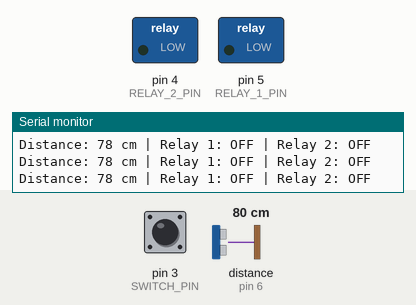
This sketch was run on a simulated Arduino Uno, built with avr-gcc and run on an emulated ATmega328P. Parts: switched loads named in the sketch (green lamp = pin HIGH), the last lines printed to the serial monitor. Wiring (inferred from the names in the program): ultrasonic range finder: trigger pin 7; echo pin 6. Inputs (shaded band) come from the test bench; at power-on: distance to the obstacle (sensor on pin 6) 80 cm, pin 3 (SWITCH_PIN) HIGH. The echo pulse lasts 58.3 µs per cm; pins used as bus, display or sensor lines are not drawn.

Above: at 1.2 s.
1.3 s: distance to the obstacle (sensor on pin 6) set to 13 cm
2.8 s: distance to the obstacle (sensor on pin 6) set to 10 cm
At 3.1 s:
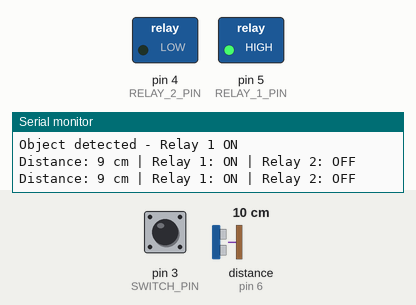
4.3 s: pin 3 (SWITCH_PIN) pulled LOW for 0.15 s
At 5.5 s:
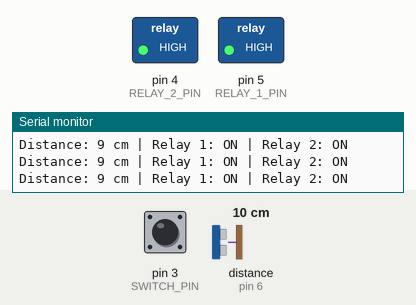
7.4 s: pin 3 (SWITCH_PIN) driven LOW
At 9.4 s:
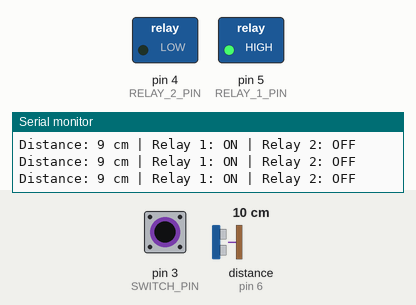
Timing chart, 0 to 10.9 s (numbered marks = the images above; inputs shaded):
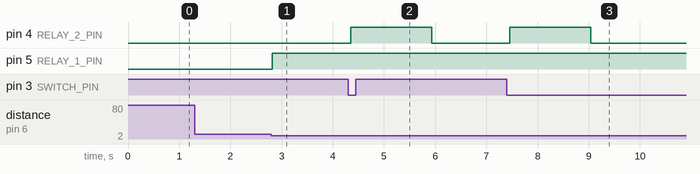

The sketch:

ultrasonic_relay_control.ino
```cpp
/*
 * ============================================================================
 * ULTRASONIC SENSOR + DUAL RELAY CONTROL
 * ============================================================================
 * This sketch controls:
 * 1. Relay 1 that activates for 5 seconds when ultrasonic sensor detects object
 * 2. Relay 2 that activates for a set duration when button is pressed
 * ============================================================================
 */

// ============================================================================
// WIRING CONFIGURATION
// ============================================================================
/*
 * SHARED 5V POWER SUPPLY CONFIGURATION:
 *
 * Power Supply Connections:
 *   - 5V+ → Sensor VCC, Relay Modules VCC
 *   - GND → Sensor GND, Relay Modules GND, Arduino GND
 *
 * CRITICAL: Arduino GND MUST be connected to Power Supply GND for common reference!
 *
 * Signal Connections to Arduino:
 *
 *   Ultrasonic Sensor:
 *     - Trig → Arduino Pin 7
 *     - Echo → Arduino Pin 6
 *
 *   Relay 1 (Ultrasonic triggered):
 *     - Signal → Arduino Pin 5
 *
 *   Relay 2 (Button triggered):
 *     - Signal → Arduino Pin 4
 *
 *   Push Button Switch:
 *     - One side → Arduino Pin 3
 *     - Other side → GND (using internal pullup resistor)
 *
 * Power Supply Requirements:
 *   - Voltage: 5V DC (do not exceed 5.5V)
 *   - Current: Minimum 1A recommended
 *     * HC-SR04 sensor: ~15mA
 *     * Relay module: ~70-80mA when active (x2 = ~160mA)
 *     * Total: ~200mA (1A supply provides good headroom)
 */

// ============================================================================
// ULTRASONIC SENSOR CONFIGURATION
// ============================================================================
#define TRIG_PIN 7
#define ECHO_PIN 6

#define DISTANCE_THRESHOLD 10  // Distance in centimeters to trigger relay

// ============================================================================
// RELAY 1 CONFIGURATION (Ultrasonic triggered)
// ============================================================================
#define RELAY_1_PIN 5
#define RELAY_1_ON_TIME 5000  // Duration in milliseconds (5 seconds)

// ============================================================================
// RELAY 2 CONFIGURATION (Button triggered)
// ============================================================================
#define SWITCH_PIN 3
#define RELAY_2_PIN 4
#define RELAY_2_ON_TIME 1500  // Duration in milliseconds (1.5 seconds)

// ============================================================================
// GLOBAL VARIABLES
// ============================================================================
// Button state tracking for relay 2 control
bool lastButtonState = HIGH;
bool currentButtonState = HIGH;

// Relay 1 state tracking (ultrasonic triggered)
unsigned long relay1OnStartTime = 0;
bool relay1Active = false;

// Relay 2 state tracking (button triggered)
unsigned long relay2OnStartTime = 0;
bool relay2Active = false;

// ============================================================================
// SETUP - Runs once at startup
// ============================================================================
void setup() {
  // Initialize Serial for debugging
  Serial.begin(9600);

  // ---- Ultrasonic Sensor Setup ----
  pinMode(TRIG_PIN, OUTPUT);
  pinMode(ECHO_PIN, INPUT);

  // ---- Relay 1 Setup (Ultrasonic triggered) ----
  pinMode(RELAY_1_PIN, OUTPUT);
  digitalWrite(RELAY_1_PIN, LOW);  // Ensure relay starts OFF

  // ---- Relay 2 Setup (Button triggered) ----
  pinMode(SWITCH_PIN, INPUT_PULLUP);  // Button with internal pullup
  pinMode(RELAY_2_PIN, OUTPUT);
  digitalWrite(RELAY_2_PIN, LOW);     // Ensure relay starts OFF

  Serial.println("System initialized - both relays OFF");
}

// ============================================================================
// MAIN LOOP - Runs continuously
// ============================================================================
void loop() {
  // ---- Handle Ultrasonic Sensor and Relay 1 Control ----
  long distance = getDistance(TRIG_PIN, ECHO_PIN);

  // Debug output for sensor readings
  Serial.print("Distance: ");
  Serial.print(distance);
  Serial.print(" cm | Relay 1: ");
  Serial.print(relay1Active ? "ON" : "OFF");
  Serial.print(" | Relay 2: ");
  Serial.println(relay2Active ? "ON" : "OFF");

  // Check if sensor detects object within threshold
  if (distance <= DISTANCE_THRESHOLD) {
    // Object detected - activate relay 1 and start/reset timer
    if (!relay1Active) {
      digitalWrite(RELAY_1_PIN, HIGH);  // Turn relay ON
      relay1Active = true;
      relay1OnStartTime = millis();
      Serial.println("Object detected - Relay 1 ON");
    } else {
      // Already active, reset the timer (extends duration)
      relay1OnStartTime = millis();
    }
  }

  // Check if relay 1 duration has expired
  if (relay1Active && (millis() - relay1OnStartTime >= RELAY_1_ON_TIME)) {
    digitalWrite(RELAY_1_PIN, LOW);  // Turn relay OFF
    relay1Active = false;
    Serial.println("Relay 1 duration expired - OFF");
  }

  // ---- Handle Button Press and Relay 2 Control ----
  currentButtonState = digitalRead(SWITCH_PIN);

  // Detect button press (falling edge - button pressed)
  if (currentButtonState == LOW && lastButtonState == HIGH) {
    digitalWrite(RELAY_2_PIN, HIGH);  // Turn relay ON
    relay2OnStartTime = millis();
    relay2Active = true;
    Serial.println("Button pressed - Relay 2 ON");
    delay(50);  // Debounce delay
  }

  // Auto turn off relay 2 after set duration
  if (relay2Active && (millis() - relay2OnStartTime >= RELAY_2_ON_TIME)) {
    digitalWrite(RELAY_2_PIN, LOW);  // Turn relay OFF
    relay2Active = false;
    Serial.println("Relay 2 auto OFF");
  }

  // Update button state for next iteration
  lastButtonState = currentButtonState;

  delay(100);  // Small delay between readings
}

// ============================================================================
// HELPER FUNCTIONS
// ============================================================================

// Function to get distance from ultrasonic sensor
long getDistance(int trigPin, int echoPin) {
  // Clear the trigger pin
  digitalWrite(trigPin, LOW);
  delayMicroseconds(2);

  // Send 10 microsecond pulse
  digitalWrite(trigPin, HIGH);
  delayMicroseconds(10);
  digitalWrite(trigPin, LOW);

  // Read the echo pin
  long duration = pulseIn(echoPin, HIGH, 30000);  // 30ms timeout

  // Calculate distance in centimeters
  // Speed of sound is 343 m/s or 29.1 microseconds per centimeter
  // Divide by 2 because sound travels to object and back
  long distance = duration * 0.034 / 2;

  // Return 999 if no echo received (out of range)
  if (duration == 0) {
    return 999;
  }

  return distance;
}
```

Measured:
- the behaviour switches between 12 and 11 cm on distance to the obstacle (sensor on pin 6) (found by bisection; images 0 and 1)
- after the input at 2.8 s, pin 5 (RELAY_1_PIN): LOW → HIGH at once
- after the input at 4.3 s, pin 4 (RELAY_2_PIN): LOW → HIGH after 0.05 s, → LOW 1.6 s later
- after the input at 7.4 s, pin 4 (RELAY_2_PIN): LOW → HIGH after 0.05 s, → LOW 1.6 s later
